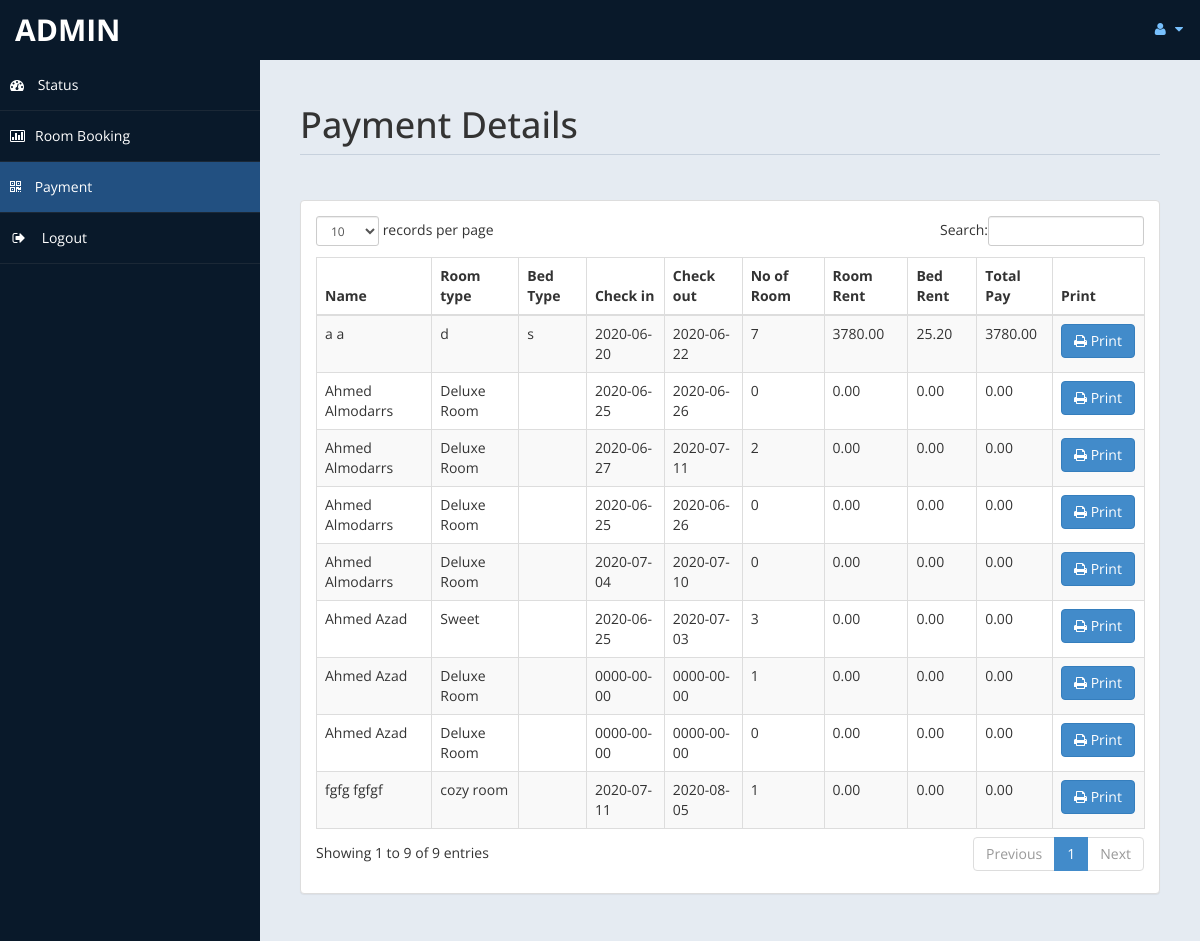
Page /admin/payment.php (signed in) on the committed database.
### tables this page shows
CREATE TABLE `payment` (
  `id` int(11) NOT NULL,
  `fname` varchar(100) NOT NULL,
  `lname` varchar(100) NOT NULL,
  `room_category` varchar(150) NOT NULL,
  `room` varchar(100) NOT NULL,
  `amount` int(11) NOT NULL,
  `start` date NOT NULL,
  `end` date NOT NULL,
  `ttot` double(8,2) NOT NULL,
  `fintot` double(8,2) NOT NULL,
  `btot` double(8,2) NOT NULL,
  `noofdays` int(11) NOT NULL
);

### admin/payment.php (the view, shortened to what this page needs)
<!DOCTYPE html>
<html xmlns="http://www.w3.org/1999/xhtml">
<head>
    <link href="public/bootstrap.css" rel="stylesheet" />
    <link href="public/font-awesome.css" rel="stylesheet" />
    <link href="public/custom-styles.css" rel="stylesheet" />
    <link href="public/js/dataTables/dataTables.bootstrap.css" rel="stylesheet" />
</head>
<body>
    <div id="wrapper">
        <nav class="navbar navbar-default top-navbar" role="navigation">
            <div class="navbar-header">
                <a class="navbar-brand" href="home.php"><?php echo $_SESSION["username"]; ?> </a>
            </div>
            <ul class="nav navbar-top-links navbar-right">
                <li class="dropdown">
                    <a class="dropdown-toggle" data-toggle="dropdown" href="#" aria-expanded="false">
                        <i class="fa fa-user fa-fw"></i> <i class="fa fa-caret-down"></i>
                    </a>
                </li>
            </ul>
        </nav>
        <nav class="navbar-default navbar-side" role="navigation">
            <div class="sidebar-collapse">
                <ul class="nav" id="main-menu">
                    <li>
                        <a href="home.php"><i class="fa fa-dashboard"></i> Status</a>
                    </li>
					<li>
                        <a href="roombook.php"><i class="fa fa-bar-chart-o"></i>Room Booking</a>
                    </li>
                    <li>
                        <a class="active-menu" href="payment.php"><i class="fa fa-qrcode"></i> Payment</a>
                    </li>
                    <li>
                        <a href="logout.php" ><i class="fa fa-sign-out fa-fw"></i> Logout</a>
                    </li>
            </div>
        </nav>
        <div id="page-wrapper" >
            <div id="page-inner">
			 <div class="row">
                    <div class="col-md-12">
                        <h1 class="page-header">
                           Payment Details<small> </small>
                        </h1>
                    </div>
                </div>
            <div class="row">
                <div class="col-md-12">
                    <div class="panel panel-default">
                        <div class="panel-body">
                            <div class="table-responsive">
                                <table class="table table-striped table-bordered table-hover" id="dataTables-example">
                                    <thead>
                                        <tr>
                                            <th>Name</th>
											<th>Room type</th>
                                            <th>Bed Type</th>
                                            <th>Check in</th>
											<th>Check out</th>
											<th>No of Room</th>
                                            <th>Room Rent</th>
											<th>Bed Rent</th>
											<th>Total Pay</th>
											<th>Print</th>
                                        </tr>
                                    </thead>
                                    <tbody>
									<?php
										include ('db.php');
										$sql="select * from payment";
										$re = $pdo->query($sql);
										while($row = $re->fetch(PDO::FETCH_BOTH))
										{
											$id = $row['id'];
											if($id % 2 ==1 )
											{
												echo"<tr class='gradeC'>
													<td>".$row['fname']." ".$row['lname']."</td>
													<td>".$row['room_category']."</td>
													<td>".$row['room']."</td>
													<td>".$row['start']."</td>
													<td>".$row['end']."</td>
													<td>".$row['noofdays']."</td>
													<td>".$row['ttot']."</td>
													<td>".$row['btot']."</td>
													<td>".$row['fintot']."</td>
													<td><a href=print.php?pid=".$id ." <button class='btn btn-primary'> <i class='fa fa-print' ></i> Print</button></td>
													</tr>";
											}
											else
											{
												echo"<tr class='gradeU'>
													<td> ".$row['fname']." ".$row['lname']."</td>
													<td>".$row['room_category']."</td>
													<td>".$row['room']."</td>
													<td>".$row['start']."</td>
													<td>".$row['end']."</td>
													<td>".$row['amount']."</td>
													<td>".$row['ttot']."</td>
													<td>".$row['btot']."</td>
													<td>".$row['fintot']."</td>
													<td><a href=print.php?pid=".$id ." <button class='btn btn-primary'> <i class='fa fa-print' ></i> Print</button></td>
													</tr>";
											}
										}
									?>
                                    </tbody>
                                </table>
                            </div>
                        </div>
                    </div>
                </div>
            </div>
                </div>
            </div>
    </div>
</body>
</html>

### admin/public/custom-styles.css (style rules this page uses)
body { font-family: 'Open Sans', sans-serif; }
#wrapper { width: 100%; background:#09192A; }
#page-wrapper { padding: 15px 15px; min-height: 600px; background:#E5EBF2; }
#page-inner { width:100%; margin:10px 20px 10px 0px; background-color:transparent; padding:10px; min-height:1200px; }
h1, .h1, h2, .h2, h3, .h3 { margin-top: 7px; margin-bottom: -5px; }
.page-header { padding-bottom: 9px; margin: 10px 0 45px; border-bottom: 1px solid #C7D1DD; }
.top-navbar { margin:0px; }
.top-navbar .navbar-brand { color: #fff; width: 260px; text-align: left; height: 60px; font-size: 30px; font-weight: 700; text-transform: uppercase; line-height: 30px; }
.top-navbar .nav > li { position: relative; display: inline-block; }
.top-navbar .nav > li > a { position: relative; display: block; padding: 19px 15px; color: #77C0FD; }
.active-menu { background-color:#225081!important; }
.sidebar-collapse , .sidebar-collapse .nav { background:none; }
.sidebar-collapse .nav { padding:0; }
.sidebar-collapse .nav > li > a { color:#fff; background:transparent; text-shadow:none; }
.sidebar-collapse > .nav > li > a { padding:15px 10px; }
.sidebar-collapse > .nav > li { border-bottom: 1px solid rgba(107, 108, 109, 0.19); }
.navbar-side { border:none; background-color: transparent; }
.top-navbar { background:#09192A; border-bottom:none; }
.top-navbar .nav > li > a > i { margin-right: 2px; }
.navbar-default { border:0px solid black; }
.navbar-header { background: #09192A; }
.nav > li > a > i { margin-right:10px; }
@media (min-width:768px) { #page-wrapper { margin: 0 0 0 260px; padding: 15px 30px; min-height: 1200px; } }
@media (min-width:768px) { .navbar-side { z-index: 1; position: absolute; width: 260px; } }
@media (min-width:768px) { .navbar { border-radius: 0px; } }

### rows in the picture
payment: fname "a", lname "a", room_category "d", room "s", start "2020-06-20", end "2020-06-22", noofdays "7", ttot "3780.00", btot "25.20", fintot "3780.00"
payment: fname "Ahmed", lname "Azad", room_category "Sweet", start "2020-06-25", end "2020-07-03", amount "3", ttot "0.00", btot "0.00", fintot "0.00"
payment: fname "Ahmed", lname "Almodarrs", room_category "Deluxe Room", start "2020-06-25", end "2020-06-26", noofdays "0", ttot "0.00", btot "0.00", fintot "0.00"
payment: fname "Ahmed", lname "Almodarrs", room_category "Deluxe Room", start "2020-06-27", end "2020-07-11", amount "2", ttot "0.00", btot "0.00", fintot "0.00"
payment: fname "Ahmed", lname "Almodarrs", room_category "Deluxe Room", start "2020-06-25", end "2020-06-26", noofdays "0", ttot "0.00", btot "0.00", fintot "0.00"
payment: fname "Ahmed", lname "Azad", room_category "Deluxe Room", start "0000-00-00", end "0000-00-00", amount "1", ttot "0.00", btot "0.00", fintot "0.00"
payment: fname "Ahmed", lname "Azad", room_category "Deluxe Room", start "0000-00-00", end "0000-00-00", noofdays "0", ttot "0.00", btot "0.00", fintot "0.00"
payment: fname "fgfg", lname "fgfgf", room_category "cozy room", start "2020-07-11", end "2020-08-05", amount "1", ttot "0.00", btot "0.00", fintot "0.00"
payment: fname "Ahmed", lname "Almodarrs", room_category "Deluxe Room", start "2020-07-04", end "2020-07-10", noofdays "0", ttot "0.00", btot "0.00", fintot "0.00"

### other values in the picture
$_SESSION["username"] "ADMIN"
